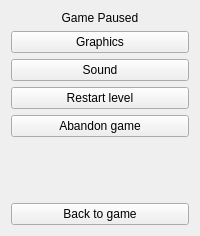
  <widget class="QWidget" name="page_2">
   <layout class="QGridLayout" name="gridLayout_13">
    <item row="0" column="0">
     <widget class="QLabel" name="label_2">
      <property name="text">
       <string>Game Paused</string>
      </property>
      <property name="alignment">
       <set>Qt::AlignCenter</set>
      </property>
     </widget>
    </item>
    <item row="1" column="0">
     <widget class="QPushButton" name="bPauseGraphics">
      <property name="sizePolicy">
       <sizepolicy hsizetype="Expanding" vsizetype="Expanding">
        <horstretch>0</horstretch>
        <verstretch>0</verstretch>
       </sizepolicy>
      </property>
      <property name="maximumSize">
       <size>
        <width>16777215</width>
        <height>65</height>
       </size>
      </property>
      <property name="cursor">
       <cursorShape>PointingHandCursor</cursorShape>
      </property>
      <property name="text">
       <string>Graphics</string>
      </property>
      <property name="icon">
       <iconset resource="resources.qrc">
        <normaloff>:/images/icons/display.png</normaloff>:/images/icons/display.png</iconset>
      </property>
      <property name="iconSize">
       <size>
        <width>32</width>
        <height>32</height>
       </size>
      </property>
     </widget>
    </item>
    <item row="2" column="0">
     <widget class="QPushButton" name="bPauseSound">
      <property name="sizePolicy">
       <sizepolicy hsizetype="Expanding" vsizetype="Expanding">
        <horstretch>0</horstretch>
        <verstretch>0</verstretch>
       </sizepolicy>
      </property>
      <property name="maximumSize">
       <size>
        <width>16777215</width>
        <height>65</height>
       </size>
      </property>
      <property name="cursor">
       <cursorShape>PointingHandCursor</cursorShape>
      </property>
      <property name="text">
       <string>Sound</string>
      </property>
      <property name="icon">
       <iconset resource="resources.qrc">
        <normaloff>:/images/icons/sound.png</normaloff>:/images/icons/sound.png</iconset>
      </property>
      <property name="iconSize">
       <size>
        <width>32</width>
        <height>32</height>
       </size>
      </property>
     </widget>
    </item>
    <item row="3" column="0">
     <widget class="QPushButton" name="bPauseRestart">
      <property name="sizePolicy">
       <sizepolicy hsizetype="Expanding" vsizetype="Expanding">
        <horstretch>0</horstretch>
        <verstretch>0</verstretch>
       </sizepolicy>
      </property>
      <property name="maximumSize">
       <size>
        <width>16777215</width>
        <height>65</height>
       </size>
      </property>
      <property name="cursor">
       <cursorShape>PointingHandCursor</cursorShape>
      </property>
      <property name="text">
       <string>Restart level</string>
      </property>
      <property name="icon">
       <iconset resource="resources.qrc">
        <normaloff>:/images/icons/reload.png</normaloff>:/images/icons/reload.png</iconset>
      </property>
      <property name="iconSize">
       <size>
        <width>32</width>
        <height>32</height>
       </size>
      </property>
     </widget>
    </item>
    <item row="4" column="0">
     <widget class="QPushButton" name="bPauseAbandon">
      <property name="sizePolicy">
       <sizepolicy hsizetype="Expanding" vsizetype="Expanding">
        <horstretch>0</horstretch>
        <verstretch>0</verstretch>
       </sizepolicy>
      </property>
      <property name="maximumSize">
       <size>
        <width>16777215</width>
        <height>65</height>
       </size>
      </property>
      <property name="cursor">
       <cursorShape>PointingHandCursor</cursorShape>
      </property>
      <property name="text">
       <string>Abandon game</string>
      </property>
      <property name="icon">
       <iconset resource="resources.qrc">
        <normaloff>:/images/icons/button_cancel.png</normaloff>:/images/icons/button_cancel.png</iconset>
      </property>
      <property name="iconSize">
       <size>
        <width>32</width>
        <height>32</height>
       </size>
      </property>
     </widget>
    </item>
    <item row="5" column="0">
     <spacer>
      <property name="orientation">
       <enum>Qt::Vertical</enum>
      </property>
      <property name="sizeHint" stdset="0">
       <size>
        <width>20</width>
        <height>60</height>
       </size>
      </property>
     </spacer>
    </item>
    <item row="6" column="0">
     <widget class="QPushButton" name="bPauseBack">
      <property name="sizePolicy">
       <sizepolicy hsizetype="Expanding" vsizetype="Expanding">
        <horstretch>0</horstretch>
        <verstretch>0</verstretch>
       </sizepolicy>
      </property>
      <property name="maximumSize">
       <size>
        <width>16777215</width>
        <height>48</height>
       </size>
      </property>
      <property name="cursor">
       <cursorShape>PointingHandCursor</cursorShape>
      </property>
      <property name="text">
       <string>Back to game</string>
      </property>
      <property name="icon">
       <iconset resource="resources.qrc">
        <normaloff>:/images/icons/games.png</normaloff>:/images/icons/games.png</iconset>
      </property>
      <property name="iconSize">
       <size>
        <width>32</width>
        <height>32</height>
       </size>
      </property>
     </widget>
    </item>
   </layout>
  </widget>
